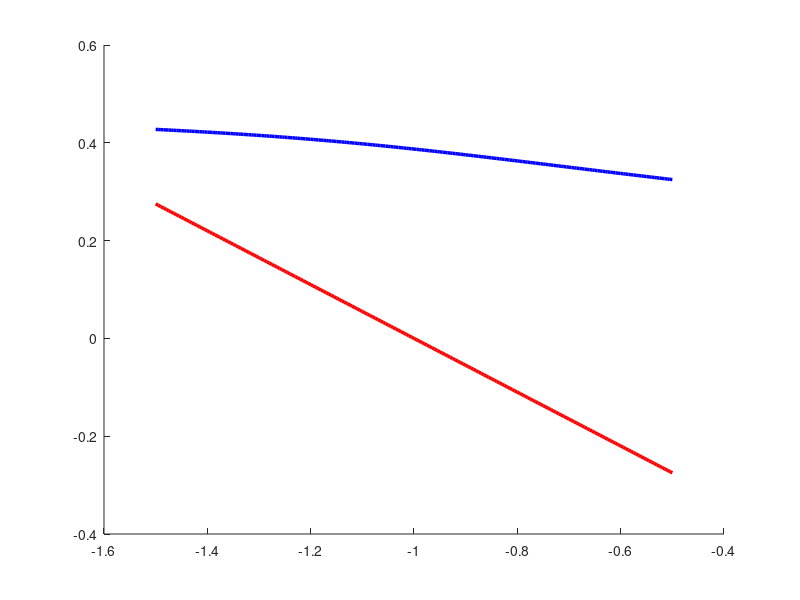

Source code (MATLAB): (Note: this script raises an error after producing the figure.)
clear all
close all
test_par = 1.0; 
% h0 is the height 
h0 = 10000.0;
% Amount of displacement 
Delta = 10; 
% stretch in direction of displacement 
lambda_a = 1 + Delta/h0;

% Known a for specific geometry 
a = 2*sqrt(h0/pi)*(lambda_a - inv(lambda_a));
c = 1.55;
%% Define LHS section - discontinuous section 
x_l_t = linspace(-0.5, -0.5, 101);
y_l_t = linspace(0.5, 0, 101);
% Convert coordinates
r = sqrt(x_l_t.^2 + y_l_t.^2);
th = atan(y_l_t./x_l_t);

x_l_b = linspace(-0.5, -0.5, 101);
y_l_b = linspace(0, -0.5, 101);
% Convert coordinates
r = sqrt(x_l_b.^2 + y_l_b.^2);
th = atan(y_l_b./x_l_b);
thdeg  = rad2deg(th-pi)

y1_l_t = c*r.*cos(th+pi) - x_l_t;
y2_l_t = a*sqrt(r).*sin((th+pi)./2) - y_l_t;
y1_l_b = c*r.*cos(th-pi) - x_l_b;
y2_l_b = a*sqrt(r).*sin((th-pi)./2) - y_l_b;

%% Define Top section - continuous
x_t_l = linspace(0, -0.5, 101);
y_t_l = linspace(0.5, 0.5, 101);
% Convert coordinates
r = sqrt(x_t_l.^2 + y_t_l.^2);
th = atan(y_t_l./x_t_l);
% th(1) = -th(1);

x_t_r = linspace(0, 0.5, 101);
y_t_r = linspace(0.5, 0.5, 101);
% Convert coordinates
r = sqrt(x_t_r.^2 + y_t_r.^2);
th = atan(y_t_r./x_t_r);

y1_t_l = flip(c*r.*cos(th + pi) - x_t_l);
y2_t_l = flip(a*sqrt(r).*sin((th + pi)./2) - y_t_l);
y1_t_r = c*r.*cos(th) - x_t_r;
y2_t_r = a*sqrt(r).*sin((th)./2) - y_t_r;

%% Define RHS - continuous
x_rhs = linspace(0.5, 0.5, 101);
y_rhs = linspace(0.5, -0.5, 101);
% Convert coordinates
r = sqrt(x_rhs.^2 + y_rhs.^2);
th = atan(y_rhs./x_rhs);
thdeg = rad2deg(th)

y1_rhs = c*r.*cos(th) - x_rhs;
y2_rhs = a*sqrt(r).*sin((th)./2) - y_rhs;

%% Define Bottom - continuous 
x_b_l = linspace(-0.5, 0, 101);
y_b_l = linspace(-0.5, -0.5, 101);
% Convert coordinates
r = sqrt(x_b_l.^2 + y_b_l.^2);
th = atan(y_b_l./x_b_l);
th(101) = -th(101);
thdeg = rad2deg(th-pi)

x_b_r = linspace(0.5, 0, 101);
y_b_r = linspace(-0.5, -0.5, 101);
% Convert coordinates
r = sqrt(x_b_r.^2 + y_b_r.^2);
th = atan(y_b_r./x_b_r);

y1_b_l = flip(c*r.*cos(th-pi) - x_b_l);
y2_b_l = flip(a*sqrt(r).*sin((th-pi)./2) - y_b_l);

y1_b_r = c*r.*cos(th) - x_b_r;
y2_b_r = a*sqrt(r).*sin((th)./2) - y_b_r;

%%
figure(2)
hold on
plot(linspace(-1.5, -1, 101), test_par*y1_b_r, 'r', 'LineWidth', 2.5)
plot(linspace(-1.5, -1, 101), test_par*y2_b_r, 'b', 'LineWidth', 2.5)
plot(linspace(-1, -0.5, 101), test_par*y1_b_l, 'r', 'LineWidth', 2.5)
plot(linspace(-1, -0.5, 101), test_par*y2_b_l, 'b', 'LineWidth', 2.5)
xline(-0.5, '--k')
plot(y_l_t, test_par*y1_l_t, 'r', 'LineWidth', 2.5)
plot(y_l_t, test_par*y2_l_t, 'b', 'LineWidth', 2.5)
h1 = plot(y_l_b, test_par*y1_l_b, 'r', 'LineWidth', 2.5)
h2 = plot(y_l_b, test_par*y2_l_b, 'b', 'LineWidth', 2.5)
xline(0.5, '--k') % top 
plot(linspace(0.5, 1., 101), test_par*y1_t_l, 'r', 'LineWidth', 2.5)
plot(linspace(0.5, 1., 101), test_par*y2_t_l, 'b', 'LineWidth', 2.5)
plot(linspace(1.0, 1.5, 101), test_par*y1_t_r, 'r', 'LineWidth', 2.5)
plot(linspace(1.0, 1.5, 101), test_par*y2_t_r, 'b', 'LineWidth', 2.5)
xline(1.5, '--k') % rhs
plot(linspace(1.5, 2.5, 101), test_par*y1_rhs, 'r', 'LineWidth', 2.5)
plot(linspace(1.5, 2.5, 101), test_par*y2_rhs, 'b', 'LineWidth', 2.5)

leg = legend([h1, h2],["y1", "y2"], 'Location', 'Best');